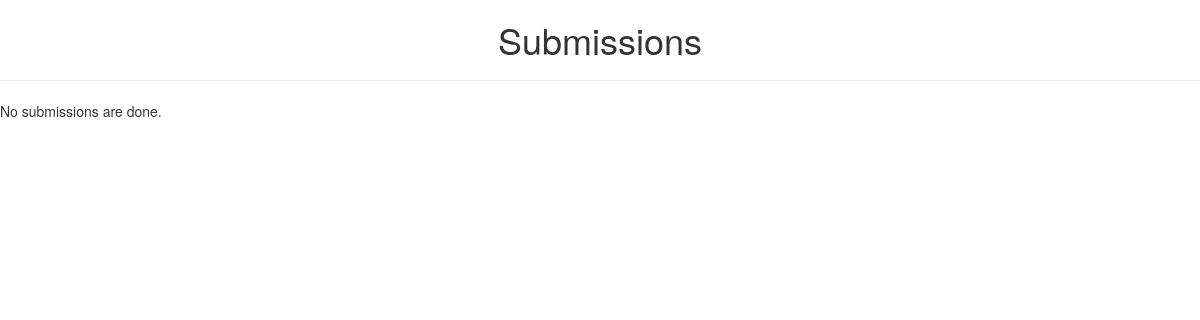
The page /judge/submissions on the database as committed earlier.
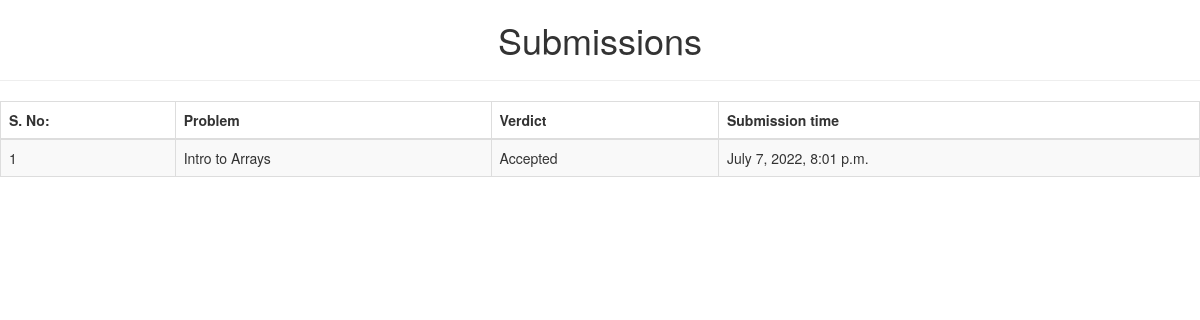
The same page on the database as committed later.
### judge/models.py (models this page shows)
class Solution(models.Model):
    problem = models.ForeignKey(Problem, on_delete=models.CASCADE)
    verdict = models.CharField(max_length=200)
    sub_date = models.DateTimeField('date published') #submission date and time
    sub_code = models.TextField(default='SOME STRING')

class Problem(models.Model):
    statement = models.TextField()
    name = models.CharField(max_length=200)
    code = models.TextField()
    difficulty = models.CharField(max_length=200)

### judge/views.py (the view)
# urls.py: path('submissions',views.submissions, name="submissions"),
def submissions(request):
    submission = Solution.objects.all().order_by('-sub_date')
    context = {'submission': submission}
    return render(request, 'judge/submissions.html', context)

### judge/templates/judge/submissions.html (shortened to what this page needs)
<!DOCTYPE html>
<html lang="en">
<head>
  <link rel="stylesheet" href="https://maxcdn.bootstrapcdn.com/bootstrap/3.4.1/css/bootstrap.min.css">
</head>
<body>
    <h1 align="center"> Submissions </h1>
    <hr></hr>
    {% if submission %}
        <table class="table table-striped table-bordered">
            <thead>
            <tr>
                <th scope="col">S. No:</th>
                <th scope="col">Problem</th>
                <th scope="col">Verdict</th>
                <th scope="col">Submission time</th>
            </tr>
            </thead>
            <tbody>
                {% for item in submission %}
                    <tr>
                        <td>{{ forloop.counter }}</td>
                        <td>{{ item.problem.name }}</td>
                        <td>{{ item.verdict }}</td>
                        <td>{{ item.sub_date }}</td>
                    </tr>
                {% endfor %}
            </tbody>
        </table>
    {% else %}
        <p>No submissions are done.</p>
    {% endif %}
</body>

Rows that differ between the two databases and show on the page:
added Solution: problem.name "Intro to Arrays", verdict "Accepted", sub_date "July 7, 2022, 8:01 p.m."
Other text that changed with them:
text no longer shown: "No submissions are done."
text now shown: "S. No: Problem Verdict Submission time"
